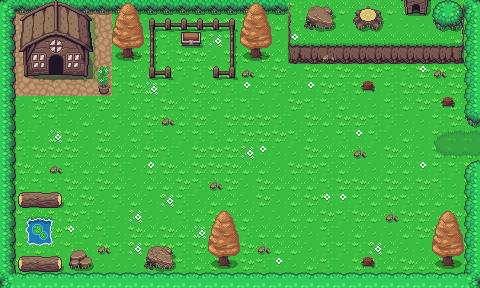

A level layout from a 2D game, rendered from its tile map. Below: a short description, then the map file with tile-grid data replaced by summaries:
An orthogonal 30x18 tile map with 16x16 px tiles, 9 tile layers (sol, contour, coffre, debrits, ...), 3 tilesets and 27 objects (22x obstacle, combat, exit_house, enter_house, exit_map, ...).

<map version="1.5" tiledversion="1.7.2" orientation="orthogonal" renderorder="right-down" width="30" height="18" tilewidth="16" tileheight="16" infinite="0" nextlayerid="15" nextobjectid="31">
 <tileset firstgid="1" name="Overworld" tilewidth="16" tileheight="16" tilecount="1440" columns="40">
  <image source="Overworld.png" width="640" height="576" />
 </tileset>
 <tileset firstgid="1441" name="RPG_Nature_Tileset_Autumn" tilewidth="16" tileheight="16" tilecount="540" columns="30">
  <image source="RPG_Nature_Tileset_Autumn.png" width="480" height="288" />
 </tileset>
 <tileset firstgid="1981" name="objects" tilewidth="16" tileheight="16" tilecount="660" columns="33">
  <image source="objects.png" width="528" height="320" />
 </tileset>
 <layer id="1" name="sol" width="30" height="18">
  <data>[540 cells, 540 non-empty, 40 distinct tile ids]</data>
 </layer>
 <layer id="2" name="contour" width="30" height="18">
  <data>[540 cells, 91 non-empty, 8 distinct tile ids]</data>
 </layer>
 <layer id="8" name="coffre" width="30" height="18">
  <data>[540 cells, 32 non-empty, 18 distinct tile ids]</data>
 </layer>
 <layer id="4" name="debrits" width="30" height="18">
  <data>[540 cells, 19 non-empty, 16 distinct tile ids]</data>
 </layer>
 <layer id="6" name="montagne" width="30" height="18">
  <data>[540 cells, 44 non-empty, 12 distinct tile ids]</data>
 </layer>
 <layer id="5" name="fleurs" width="30" height="18">
  <data>[540 cells, 60 non-empty, 24 distinct tile ids]</data>
 </layer>
 <layer id="3" name="maison" width="30" height="18">
  <data>[540 cells, 25 non-empty, 25 distinct tile ids]</data>
 </layer>
 <layer id="7" name="maison montagne" width="30" height="18">
  <data>[540 cells, 2 non-empty, 2 distinct tile ids]</data>
 </layer>
 <layer id="13" name="arbre feuille" width="30" height="18">
  <data>[540 cells, 24 non-empty, 6 distinct tile ids]</data>
 </layer>
 <objectgroup id="9" name="obstacles">
  <object id="1" name="obstacle" x="28" y="220" width="24" height="24" />
  <object id="2" name="obstacle" x="0" y="0" width="12" height="288" />
  <object id="3" name="obstacle" x="468" y="0" width="12" height="116" />
  <object id="4" name="obstacle" x="468" y="172" width="12" height="116" />
  <object id="5" name="obstacle" x="12" y="276" width="456" height="12" />
  <object id="6" name="obstacle" x="12" y="0" width="456" height="12" />
  <object id="7" name="obstacle" x="292" y="12" width="176" height="48" />
  <object id="8" name="obstacle" x="124" y="32" width="8" height="24" />
  <object id="9" name="obstacle" x="252" y="32" width="8" height="24" />
  <object id="10" name="obstacle" x="228" y="20" width="8" height="48" />
  <object id="11" name="obstacle" x="148" y="20" width="8" height="48" />
  <object id="12" name="obstacle" x="152" y="68" width="16" height="8" />
  <object id="13" name="obstacle" x="216" y="68" width="16" height="8" />
  <object id="14" name="obstacle" x="180" y="32" width="20" height="12" />
  <object id="15" name="obstacle" x="100" y="84" width="8" height="8" />
  <object id="16" name="obstacle" x="72" y="252" width="16" height="16" />
  <object id="17" name="obstacle" x="148" y="252" width="24" height="16" />
  <object id="18" name="obstacle" x="68" y="12" width="16" height="64" />
  <object id="19" name="obstacle" x="12" y="12" width="32" height="64" />
  <object id="21" name="obstacle" x="220" y="240" width="8" height="24" />
  <object id="22" name="obstacle" x="444" y="240" width="8" height="24" />
  <object id="24" name="obstacle" x="156" y="20" width="72" height="8" />
  <object id="30" name="combat" x="157.63" y="113.297" width="16.1853" height="16.889" />
 </objectgroup>
 <objectgroup id="10" name="sortie maison">
  <object id="23" name="exit_house" x="56" y="96" />
 </objectgroup>
 <objectgroup id="11" name="entrer maison">
  <object id="26" name="enter_house" x="44" y="76" width="24" height="4" />
 </objectgroup>
 <objectgroup id="14" name="sortie map">
  <object id="28" name="exit_map" x="460" y="116" width="20" height="56" />
  <object id="29" name="enter_map" x="446" y="129.5" width="12" height="24" />
 </objectgroup>
</map>
